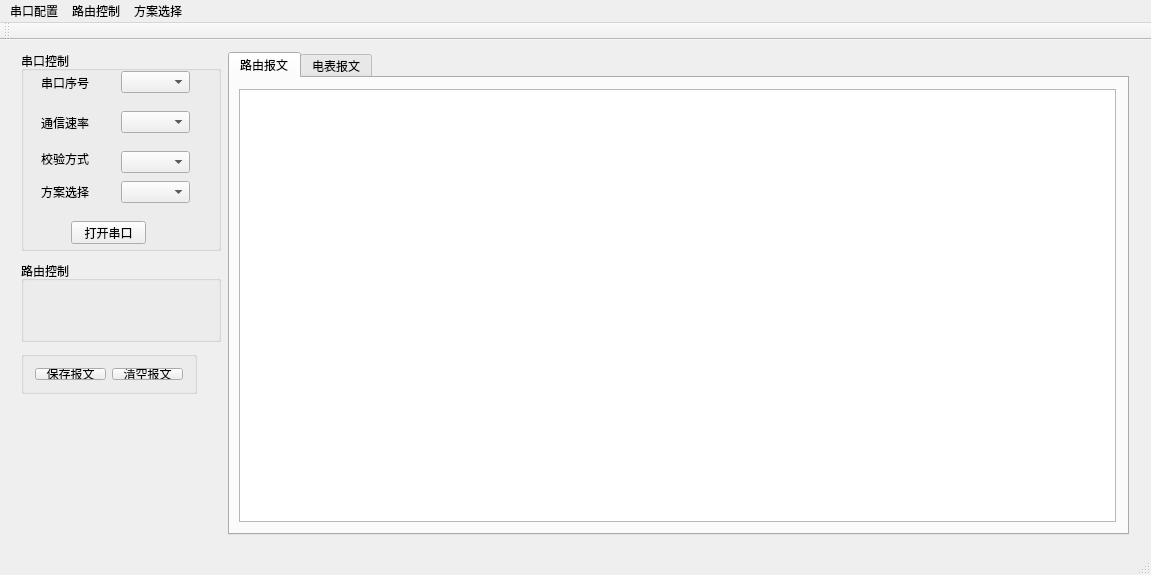
<?xml version="1.0" encoding="UTF-8"?>
<ui version="4.0">
 <class>MainWindow</class>
 <widget class="QMainWindow" name="MainWindow">
  <property name="geometry">
   <rect>
    <x>0</x>
    <y>0</y>
    <width>1151</width>
    <height>575</height>
   </rect>
  </property>
  <property name="windowTitle">
   <string>MainWindow</string>
  </property>
  <widget class="QWidget" name="centralWidget">
   <layout class="QGridLayout" name="gridLayout">
    <item row="0" column="1" colspan="2">
     <widget class="QWidget" name="baowenchuangkou" native="true">
      <property name="enabled">
       <bool>true</bool>
      </property>
      <layout class="QVBoxLayout" name="baowenbeijing">
       <property name="sizeConstraint">
        <enum>QLayout::SetDefaultConstraint</enum>
       </property>
       <property name="leftMargin">
        <number>1</number>
       </property>
       <property name="topMargin">
        <number>1</number>
       </property>
       <property name="bottomMargin">
        <number>1</number>
       </property>
       <item>
        <widget class="QTabWidget" name="tabWidget">
         <property name="maximumSize">
          <size>
           <width>16777212</width>
           <height>16777215</height>
          </size>
         </property>
         <property name="currentIndex">
          <number>0</number>
         </property>
         <widget class="QWidget" name="luyoubaowen">
          <attribute name="title">
           <string>路由报文</string>
          </attribute>
          <layout class="QGridLayout" name="gridLayout_3">
           <property name="leftMargin">
            <number>9</number>
           </property>
           <item row="0" column="0">
            <widget class="QPlainTextEdit" name="baowenjiaohu">
             <property name="sizePolicy">
              <sizepolicy hsizetype="Minimum" vsizetype="Maximum">
               <horstretch>0</horstretch>
               <verstretch>0</verstretch>
              </sizepolicy>
             </property>
             <property name="maximumSize">
              <size>
               <width>16777215</width>
               <height>16777211</height>
              </size>
             </property>
             <property name="cursor" stdset="0">
              <cursorShape>UpArrowCursor</cursorShape>
             </property>
             <property name="focusPolicy">
              <enum>Qt::WheelFocus</enum>
             </property>
            </widget>
           </item>
          </layout>
         </widget>
         <widget class="QWidget" name="dianbiaobaowen">
          <attribute name="title">
           <string>电表报文</string>
          </attribute>
          <layout class="QGridLayout" name="gridLayout_2">
           <item row="1" column="0">
            <widget class="QPlainTextEdit" name="plainTextEdit">
             <property name="sizePolicy">
              <sizepolicy hsizetype="Expanding" vsizetype="Expanding">
               <horstretch>0</horstretch>
               <verstretch>0</verstretch>
              </sizepolicy>
             </property>
             <property name="focusPolicy">
              <enum>Qt::NoFocus</enum>
             </property>
            </widget>
           </item>
          </layout>
         </widget>
        </widget>
       </item>
      </layout>
     </widget>
    </item>
    <item row="0" column="0" rowspan="2">
     <widget class="QWidget" name="kongzhiqu" native="true">
      <property name="sizePolicy">
       <sizepolicy hsizetype="Expanding" vsizetype="Expanding">
        <horstretch>0</horstretch>
        <verstretch>0</verstretch>
       </sizepolicy>
      </property>
      <property name="maximumSize">
       <size>
        <width>210</width>
        <height>16777215</height>
       </size>
      </property>
      <widget class="QGroupBox" name="groupBox_3">
       <property name="geometry">
        <rect>
         <x>10</x>
         <y>0</y>
         <width>200</width>
         <height>200</height>
        </rect>
       </property>
       <property name="sizePolicy">
        <sizepolicy hsizetype="Maximum" vsizetype="Ignored">
         <horstretch>0</horstretch>
         <verstretch>0</verstretch>
        </sizepolicy>
       </property>
       <property name="maximumSize">
        <size>
         <width>200</width>
         <height>200</height>
        </size>
       </property>
       <property name="title">
        <string>串口控制</string>
       </property>
       <widget class="QComboBox" name="chuankouhao">
        <property name="geometry">
         <rect>
          <x>100</x>
          <y>20</y>
          <width>69</width>
          <height>22</height>
         </rect>
        </property>
       </widget>
       <widget class="QComboBox" name="chuankousulv">
        <property name="geometry">
         <rect>
          <x>100</x>
          <y>60</y>
          <width>69</width>
          <height>22</height>
         </rect>
        </property>
       </widget>
       <widget class="QComboBox" name="chuankoujiaoyan">
        <property name="geometry">
         <rect>
          <x>100</x>
          <y>100</y>
          <width>69</width>
          <height>22</height>
         </rect>
        </property>
       </widget>
       <widget class="QPushButton" name="dakaichuankou">
        <property name="geometry">
         <rect>
          <x>50</x>
          <y>170</y>
          <width>75</width>
          <height>23</height>
         </rect>
        </property>
        <property name="text">
         <string>打开串口</string>
        </property>
       </widget>
       <widget class="QLabel" name="label">
        <property name="geometry">
         <rect>
          <x>20</x>
          <y>22</y>
          <width>54</width>
          <height>20</height>
         </rect>
        </property>
        <property name="text">
         <string>串口序号</string>
        </property>
       </widget>
       <widget class="QLabel" name="label_2">
        <property name="geometry">
         <rect>
          <x>20</x>
          <y>62</y>
          <width>54</width>
          <height>20</height>
         </rect>
        </property>
        <property name="text">
         <string>通信速率</string>
        </property>
       </widget>
       <widget class="QLabel" name="label_3">
        <property name="geometry">
         <rect>
          <x>20</x>
          <y>100</y>
          <width>54</width>
          <height>16</height>
         </rect>
        </property>
        <property name="text">
         <string>校验方式</string>
        </property>
       </widget>
       <widget class="QComboBox" name="fangan">
        <property name="geometry">
         <rect>
          <x>100</x>
          <y>130</y>
          <width>69</width>
          <height>22</height>
         </rect>
        </property>
       </widget>
       <widget class="QLabel" name="label_4">
        <property name="geometry">
         <rect>
          <x>20</x>
          <y>130</y>
          <width>51</width>
          <height>21</height>
         </rect>
        </property>
        <property name="text">
         <string>方案选择</string>
        </property>
       </widget>
      </widget>
      <widget class="QGroupBox" name="groupBox_5">
       <property name="geometry">
        <rect>
         <x>10</x>
         <y>300</y>
         <width>176</width>
         <height>43</height>
        </rect>
       </property>
       <property name="sizePolicy">
        <sizepolicy hsizetype="Maximum" vsizetype="Expanding">
         <horstretch>0</horstretch>
         <verstretch>0</verstretch>
        </sizepolicy>
       </property>
       <property name="maximumSize">
        <size>
         <width>200</width>
         <height>50</height>
        </size>
       </property>
       <property name="title">
        <string/>
       </property>
       <layout class="QHBoxLayout" name="horizontalLayout">
        <item>
         <widget class="QPushButton" name="pushButton">
          <property name="text">
           <string>保存报文</string>
          </property>
         </widget>
        </item>
        <item>
         <widget class="QPushButton" name="pushButton_2">
          <property name="text">
           <string>清空报文</string>
          </property>
         </widget>
        </item>
       </layout>
      </widget>
      <widget class="QGroupBox" name="groupBox_4">
       <property name="geometry">
        <rect>
         <x>10</x>
         <y>210</y>
         <width>200</width>
         <height>81</height>
        </rect>
       </property>
       <property name="sizePolicy">
        <sizepolicy hsizetype="Maximum" vsizetype="Expanding">
         <horstretch>0</horstretch>
         <verstretch>0</verstretch>
        </sizepolicy>
       </property>
       <property name="maximumSize">
        <size>
         <width>200</width>
         <height>100</height>
        </size>
       </property>
       <property name="title">
        <string>路由控制</string>
       </property>
      </widget>
     </widget>
    </item>
   </layout>
  </widget>
  <widget class="QMenuBar" name="menuBar">
   <property name="geometry">
    <rect>
     <x>0</x>
     <y>0</y>
     <width>1151</width>
     <height>23</height>
    </rect>
   </property>
   <widget class="QMenu" name="chuankoupeizhi">
    <property name="title">
     <string>串口配置</string>
    </property>
   </widget>
   <widget class="QMenu" name="luyoukongzhi">
    <property name="title">
     <string>路由控制</string>
    </property>
   </widget>
   <widget class="QMenu" name="fanganxuanze">
    <property name="title">
     <string>方案选择</string>
    </property>
   </widget>
   <addaction name="chuankoupeizhi"/>
   <addaction name="luyoukongzhi"/>
   <addaction name="fanganxuanze"/>
  </widget>
  <widget class="QToolBar" name="mainToolBar">
   <attribute name="toolBarArea">
    <enum>TopToolBarArea</enum>
   </attribute>
   <attribute name="toolBarBreak">
    <bool>false</bool>
   </attribute>
  </widget>
  <widget class="QStatusBar" name="statusBar"/>
  <action name="action">
   <property name="text">
    <string>窄带方案</string>
   </property>
  </action>
  <action name="action_2">
   <property name="text">
    <string>宽带方案</string>
   </property>
  </action>
  <action name="action_3">
   <property name="text">
    <string>无线方案</string>
   </property>
  </action>
 </widget>
 <layoutdefault spacing="6" margin="11"/>
 <resources/>
 <connections/>
</ui>
